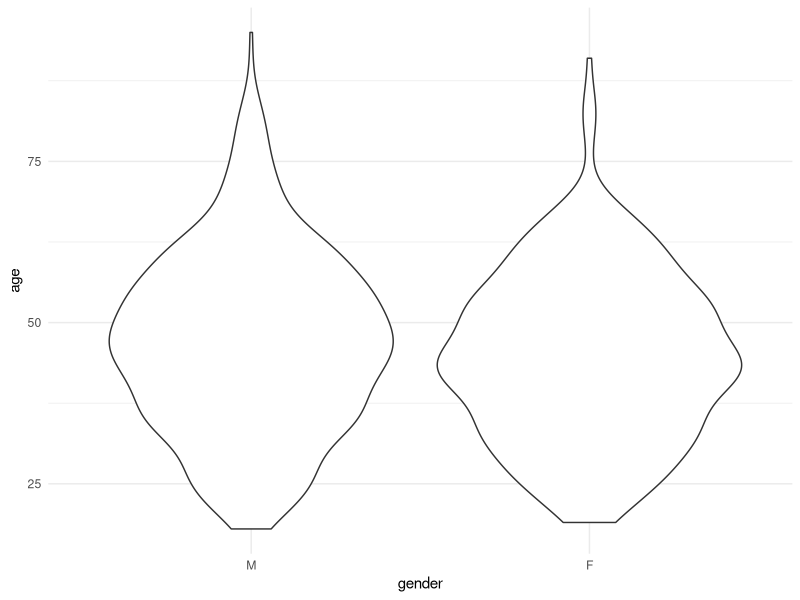
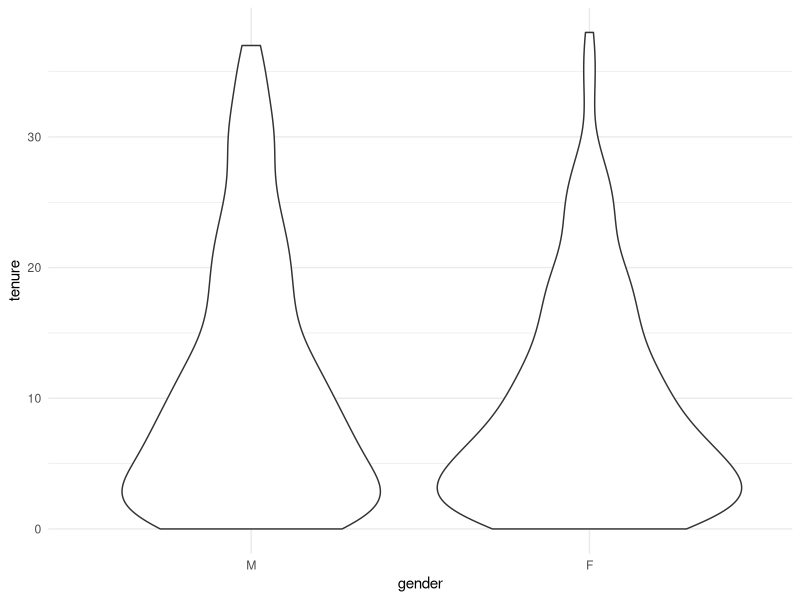
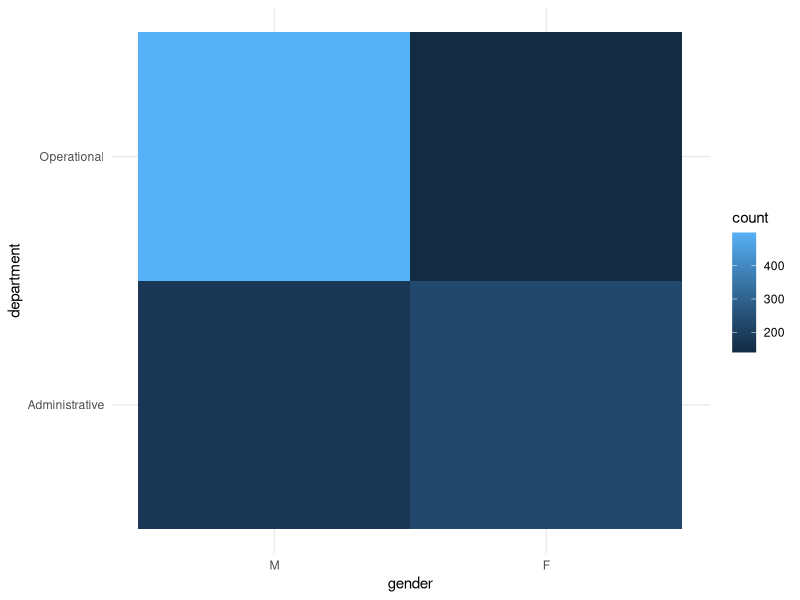
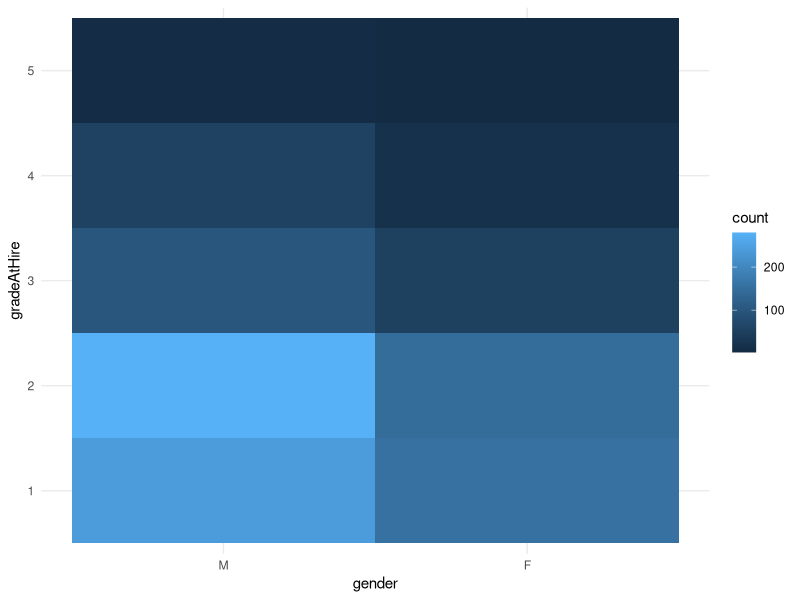
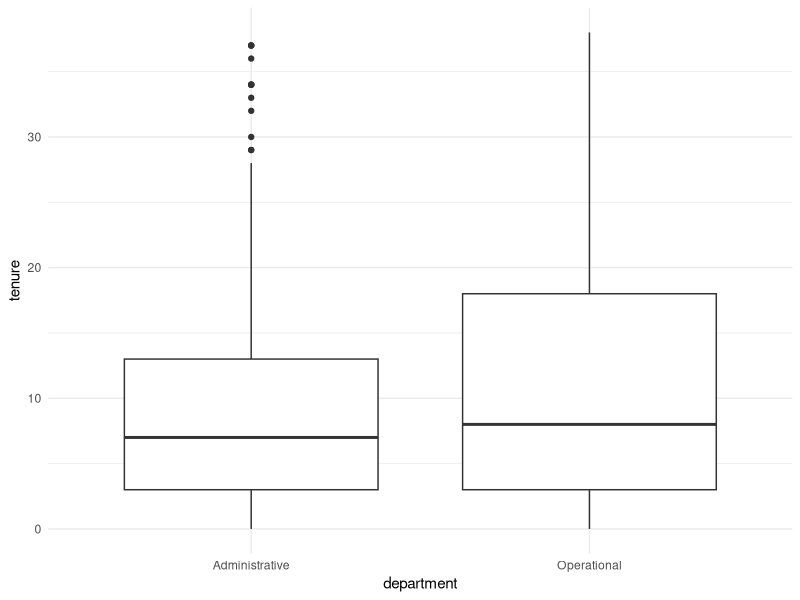
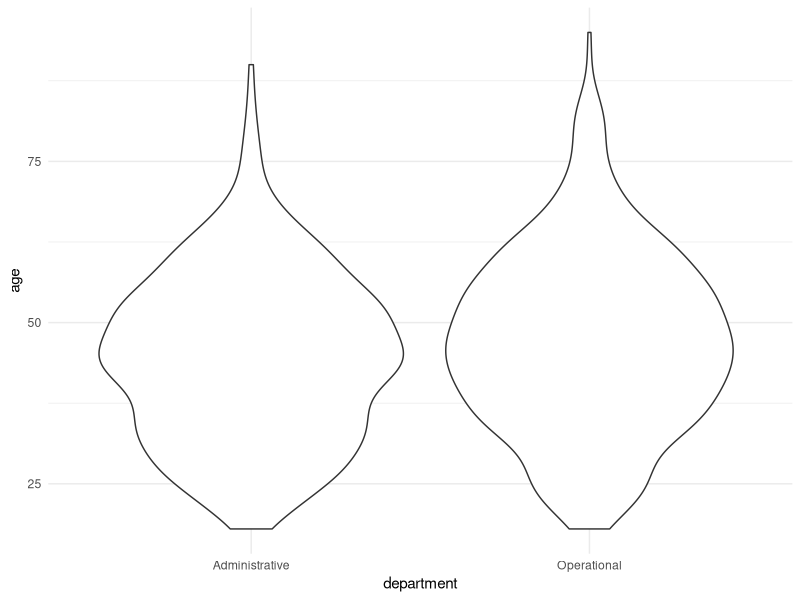
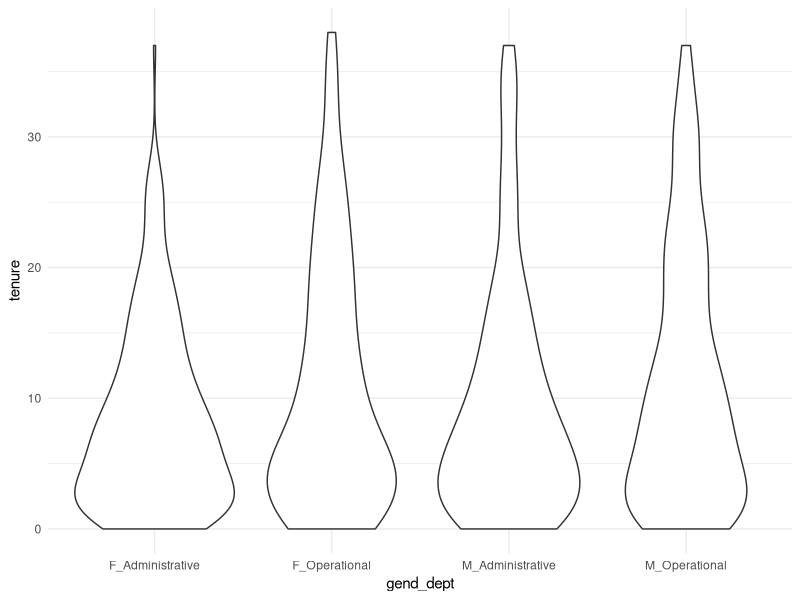
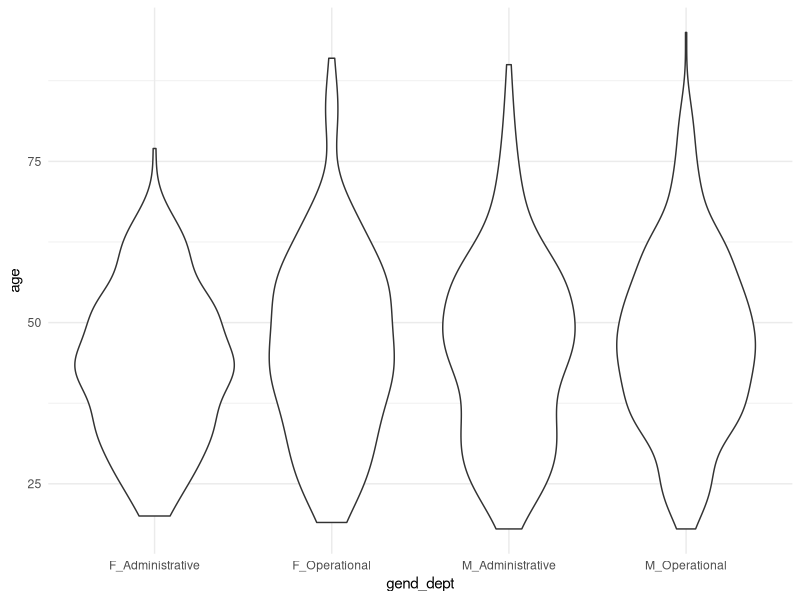

These figures' R source, in order:
## ---- chunk 1
knitr::opts_chunk$set(echo = TRUE,
                      fig.width = 12)
library(dplyr)
library(tidyr)
library(ggplot2)
library(gridExtra)

strong_palette <- c("#00aae6", "#ff8400", "#00d1fc")
soft_palette <- c("#dcf4fe", "#fff0df")

BIT_theme <- theme_minimal()+
  theme(plot.title = element_text(color = "#00aae6",
                                  size = rel(1.8)),
        plot.subtitle = element_text(color = "#00aae6"),
        strip.text.x = element_text(size = rel(1.1), 
                                    colour = "black",
                                    margin = margin(t = 2,
                                                    b = 2)),
        strip.background = element_rect(fill = "#dcf4fe", colour = NA))

## ---- chunk 2
# Loading and calculating data
data <- read.csv('GCR.csv') %>%
  dplyr::mutate(gender = factor(gender, levels = c("M", "F")),
                gradeAtHire = as.ordered(gradeAtHire),
         age = ageAtHire + tenure,
         gend_dept = paste(gender, department, sep = "_"),
         leaveYear = hireYear + tenure,
         term = ifelse(reason == "terminated", 1, 0))
# str(data)
summary(data)

# Workforce over time: ----
all_years <- expand.grid(year = unique(c(data$hireYear, data$leaveYear)),
                         id = unique(data$id))
data_timeline <- dplyr::full_join(data, all_years, by = "id") %>%
  dplyr::filter(hireYear <= year & leaveYear >= year) %>%
  dplyr::group_by(id) %>%
  dplyr::mutate(reason = ifelse(year != max(year), NA, as.character(reason)),
                current = ifelse(year != max(year), TRUE, FALSE),
                term = ifelse(year != max(year), NA, as.numeric(term)),
                new = hireYear == year)

# Proportion of women in the workforce any year: ----
workforce_prop_timeline <- data_timeline %>%
  dplyr::group_by(year, gender) %>%
  dplyr::summarise(n = n()) %>%
  dplyr::mutate(prop_workforce = n / sum(n)) %>%
  dplyr::filter(gender == "F") %>%
  dplyr::select(year, prop_workforce)


# People who have left: ----
data_left <- data[!data$current, ]
## ---- chunk 3
data_current <- data[data$current, ]
summary(data_current)
# Age by gender
ggplot(data_current, aes(x = gender, y = age))+
  geom_violin()+
  BIT_theme
# Tenure by gender
ggplot(data_current, aes(x = gender, y = tenure))+
  geom_violin()+
  BIT_theme
# Department by gender
ggplot(data_current, aes(x = gender, y = department))+
  geom_bin2d()+
  BIT_theme
# Grade at hire by gender
ggplot(data_current, aes(x = gender, y = gradeAtHire))+
  geom_bin2d()+
  BIT_theme
# Tenure by department
ggplot(data_current, aes(x = department, y = tenure))+
  geom_boxplot()+
  BIT_theme
# Age by department
ggplot(data_current, aes(x = department, y = age))+
  geom_violin()+
  BIT_theme

# Age by gender and department
ggplot(data_current, aes(x = gend_dept, y = tenure))+
  geom_violin()+
  BIT_theme
# Mainly the administrative dept has much less experienced women than men, much more similar in operations
ggplot(data_current, aes(x = gend_dept, y = age))+
  geom_violin()+
  BIT_theme
ggplot(data_current, aes(x = gend_dept, y = ageAtHire))+
  geom_violin()+
  BIT_theme
## ---- chunk 4
# Were there peak leaving years?
hist(data_left$leaveYear, breaks = length(unique(data_left$leaveYear)))
# There were some spikes: 1986, 2002, 2008/9
# Were women overrepresented in those years?
data_years <- data_left %>%
  dplyr::group_by(leaveYear, gender) %>%
  dplyr::summarise(n = n()) %>%
  tidyr::spread(gender, n) %>%
  dplyr::mutate(F_prop = `F` / (`F` + `M`))
ggplot(data_years, aes(x = leaveYear, y = F_prop))+
  geom_bar(stat = "identity")
# Not noticeably more women leaving in those years as a proportion of everyone leaving that year

# Age by gender
ggplot(data_left, aes(x = gender, y = age))+
  geom_violin()+
  BIT_theme
# Tenure by gender
ggplot(data_left, aes(x = gender, y = tenure))+
  geom_violin()+
  BIT_theme
# Department by gender
ggplot(data_left, aes(x = gender, y = department))+
  geom_bin2d()+
  BIT_theme
# Grade at hire by gender
ggplot(data_left, aes(x = gender, y = gradeAtHire))+
  geom_bin2d()+
  BIT_theme
# Tenure by department
ggplot(data_left, aes(x = department, y = tenure))+
  geom_boxplot()+
  BIT_theme
# Age by department
ggplot(data_left, aes(x = department, y = age))+
  geom_violin()+
  BIT_theme

# Age by gender and department
ggplot(data_left, aes(x = gend_dept, y = tenure))+
  geom_violin()+
  BIT_theme
# Mainly the administrative dept has much less experienced women than men, much more similar in operations
ggplot(data_left, aes(x = gend_dept, y = age))+
  geom_violin()+
  BIT_theme
ggplot(data_left, aes(x = gend_dept, y = ageAtHire))+
  geom_violin()+
  BIT_theme
## ---- chunk 5
data_dept_timeline <- data_timeline  %>%
  dplyr::group_by(year, department, gender) %>%
  dplyr::summarise(n = n()) %>%
  dplyr::mutate(prop = n / sum(n)) %>%
  dplyr::filter(gender == "F") %>%
  left_join(., workforce_prop_timeline, by = "year")
ggplot(data_dept_timeline, aes(x = year, y = prop, colour = department))+
  geom_line()+
  geom_smooth(alpha = 0.25)+
  geom_line(aes(x = year, y = prop_workforce), 
              colour = "red")+
  labs(title = "Proportion of female workforce over time",
       x = "Year",
       y = "Proportion of workers that were female",
       colour = "Department",
       subtitle = "GCR overall proportion in shown in red")+
  BIT_theme+
  scale_colour_manual(values = strong_palette)
## ---- chunk 6
# Reasons for leaving by gender and department
ggplot(data_left, aes(x = gend_dept, y = reason))+
  geom_bin2d()+
  BIT_theme+
  scale_fill_gradientn(colors=strong_palette[1:2])

workforce_dept_prop_timeline <- data_timeline %>%
  dplyr::group_by(year, department, gender) %>%
  dplyr::summarise(n = n()) %>%
  dplyr::mutate(prop_workforce = n / sum(n)) %>%
  dplyr::filter(gender == "F") %>%
  dplyr::select(leaveYear = year, department, prop_workforce)

all_reasons <- expand.grid(leaveYear = unique(data_left$leaveYear),
                           department = unique(data_left$department),
                           reason = unique(data_left$reason),
                           gender = unique(data_left$gender))
data_reasons <- data_left %>%
  dplyr::group_by(leaveYear, department, reason, gender) %>%
  dplyr::summarise(n = n()) %>%
  dplyr::ungroup() %>%
  dplyr::full_join(., all_reasons, 
                   by = c("leaveYear", "department", "reason", "gender")) %>%
  dplyr::mutate(n = ifelse(is.na(n), 0, n)) %>%
  dplyr::group_by(leaveYear, department, reason) %>%
  dplyr::mutate(tot = sum(n)) %>%
  dplyr::ungroup() %>%
  dplyr::filter(gender == "F") %>%
  dplyr::mutate(prop = ifelse(tot > 0,
                              n / tot, 0)) %>%
  dplyr::left_join(., workforce_dept_prop_timeline, 
                   by = c("leaveYear", "department")) %>%
  dplyr::arrange(leaveYear, department, reason, gender)


ggplot(data_reasons, aes(x = leaveYear, y = prop, colour = reason))+
  geom_line(alpha = 0.5)+
  geom_smooth(se = FALSE)+
  geom_line(aes(x = leaveYear, y = prop_workforce), 
            colour = "red")+
  facet_wrap(department~reason)+
  labs(title = "Women as a % of all who leave for each reason",
       x = "Year of leaving",
       y = "Proportion of women",
       subtitle = "Department's overall proportion of women shown in red")+
  BIT_theme+
  scale_colour_manual(values = strong_palette)

# Significant association between gender and being terminated?
reason_assoc <- chisq.test(table(data$gender, data$term))
## ---- chunk 7
library("graphics")
data_dept <- as.table(as.matrix(table(data_left$department, data_left$term)))
mosaicplot(data_dept, shade = TRUE, las=2, main = "Department")
data_ageH <- as.table(as.matrix(table(data_left$ageAtHire, data_left$term)))
mosaicplot(data_ageH, shade = TRUE, las=2, main = "ageAtHire")
data_ageL <- as.table(as.matrix(table(data_left$age, data_left$term)))
mosaicplot(data_ageL, shade = TRUE, las=2, main = "ageWhenLeft")
data_year <- as.table(as.matrix(table(data_left$hireYear, data_left$term)))
mosaicplot(data_year, shade = TRUE, las=2, main = "hireYear")
data_leave <- as.table(as.matrix(table(data_left$leaveYear, data_left$term)))
mosaicplot(data_leave, shade = TRUE, las=2, main = "leaveYear")
# data_ten <- as.table(as.matrix(data_left$tenure, data_left$term))
# mosaicplot(data_ten, shade = TRUE, las=2, main = "Tenure")
data_gend <- as.table(as.matrix(table(data_left$gender, data_left$term)))
mosaicplot(data_gend, shade = TRUE, las=2, main = "Gender")
data_grade <- as.table(as.matrix(table(data_left$gradeAtHire, data_left$term)))
mosaicplot(data_grade, shade = TRUE, las=2, main = "GradeAtHire")
## ---- chunk 8
summary(aov(term ~ gradeAtHire * department * gender * ageAtHire * leaveYear, data = data_left))
# Main effects of department, gender, and hireYear, but 3-way interaction of GradeAtHire, gender and HireYear
## ---- chunk 9
data_term_leave <- data_left %>%
  dplyr::group_by(leaveYear, department, gender) %>%
  dplyr::summarise(leave_left = n(),
                   leave_terminated = sum(term),
                   leave_prop_term = sum(term) / n(),
                   m_ageAtHire = mean(ageAtHire),
                   sd_ageAtHire = sd(ageAtHire, na.rm = T),
                   m_ageWhenLeft = mean(age),
                   sd_ageWhenLeft = sd(age),
                   m_tenure = mean(tenure),
                   sd_tenure = sd(tenure),
                   m_gradeAtHire = mean(as.numeric(gradeAtHire)),
                   sd_gradeAtHire = sd(as.numeric(gradeAtHire))) %>%
  dplyr::select("year" = leaveYear, department, gender, leave_left, leave_terminated, leave_prop_term)


r1 <- ggplot(data_term_leave, aes(x = year, y = leave_prop_term, colour = gender))+
  geom_line(alpha = 0.5)+
  geom_smooth(se = FALSE)+
  facet_wrap(~department)+
  labs(title = "Of those who left, the proportion terminated",
       x = "Year left",
       y = "Proportion terminated",
       colour = "Gender",
       subtitle = "By department, gender and year they left")+
  BIT_theme+
  scale_colour_manual(values = strong_palette)

data_term_hire <- data_left %>%
  dplyr::group_by(hireYear, department, gender) %>%
  dplyr::summarise(hire_left = n(),
                   hire_terminated = sum(term),
                   hire_prop_term = sum(term) / n(),
                   m_ageAtHire = mean(ageAtHire),
                   sd_ageAtHire = sd(ageAtHire, na.rm = T),
                   m_ageWhenLeft = mean(age),
                   sd_ageWhenLeft = sd(age),
                   m_tenure = mean(tenure),
                   sd_tenure = sd(tenure),
                   m_gradeAtHire = mean(as.numeric(gradeAtHire)),
                   sd_gradeAtHire = sd(as.numeric(gradeAtHire))) %>%
  select("year" = hireYear, department, gender, hire_left, hire_terminated, hire_prop_term)


r2 <- ggplot(data_term_hire, aes(x = year, y = hire_prop_term, colour = gender))+
  geom_line(alpha = 0.5)+
  geom_smooth(se = FALSE)+
  facet_wrap(~department)+
  labs(title = "Of those who left, the proportion terminated",
       x = "Year hired",
       y = "Proportion terminated",
     subtitle = "By department, gender and year they were hired")+
  BIT_theme+
  scale_colour_manual(values = strong_palette)

grid.arrange(r1, r2, ncol = 1)
## ---- chunk 10
data_rate <- data_timeline %>%
  dplyr::group_by(year, department, gender) %>%
  dplyr::summarise(workforce = n(),
                   left = sum(current != TRUE),
                   joined = sum(new == TRUE),
                   terminated = sum(term, na.rm = T)) %>%
  dplyr::mutate(joining_rate = joined / workforce,
                leaving_rate = left / workforce,
                termination_rate = terminated / workforce,
                term_leaving_rate = terminated / left) %>%
  dplyr::select(year, department, gender, 
                "Joining rate" = joining_rate, 
                "Leaving rate" = leaving_rate, 
                "Termination rate - workforce" = termination_rate, 
                "Terminations - within leavers" = term_leaving_rate) %>%
  tidyr::gather("rate", "value", -year, -department, -gender)

ggplot(data_rate, aes(x = year, y = value, colour = gender))+
  geom_line(alpha = 0.5)+
  geom_smooth(se = FALSE)+
  facet_wrap(department~rate, ncol = 4, scales = "free")+
  labs(title = "Rates of joining, leaving and termination in the workforce",
       x = "Year",
       y = "Rate",
       colour = "Gender",
       subtitle = "As a proportion of the male or female workforce respectively, or of leavers only")+
  BIT_theme+
  scale_colour_manual(values = strong_palette)
